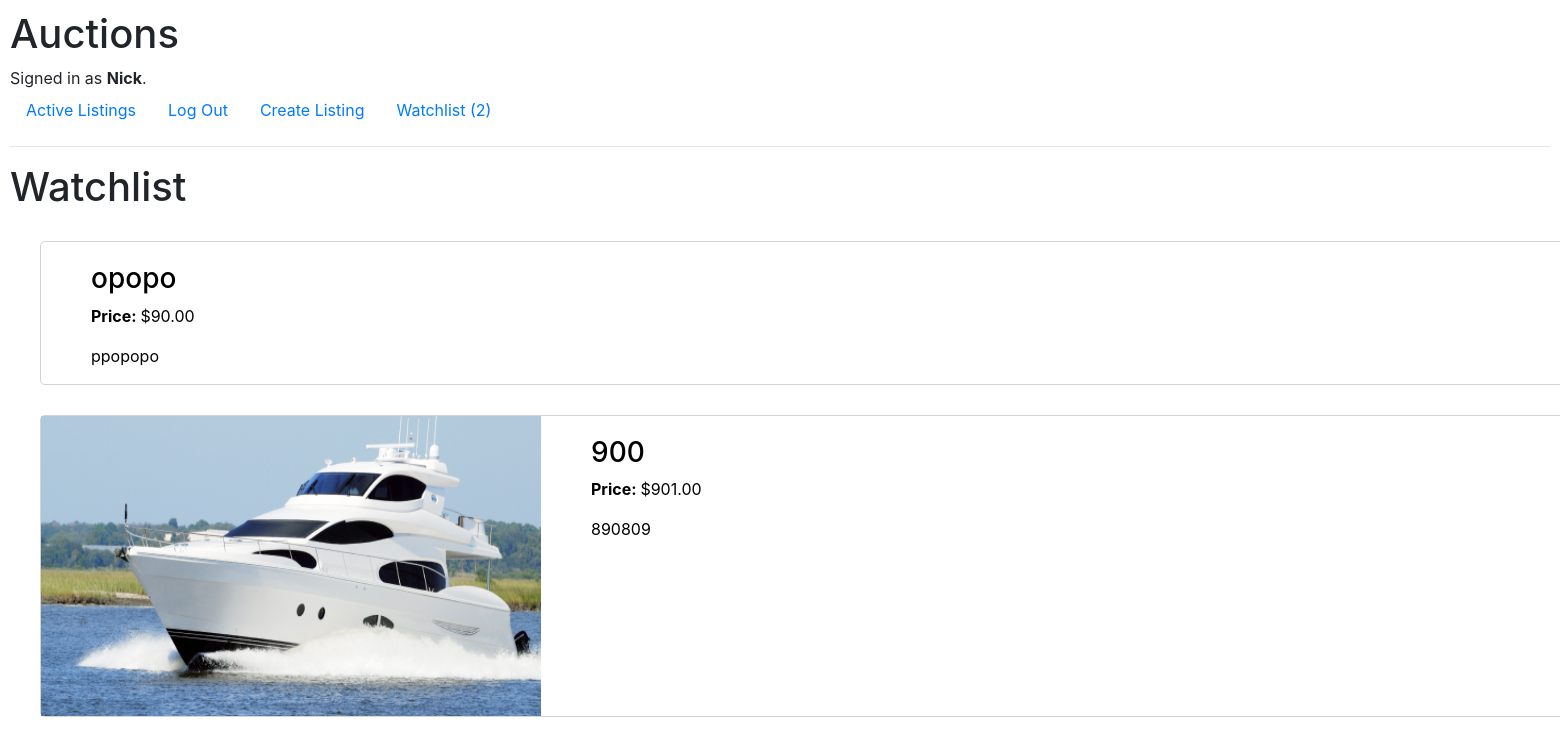
The app's page /watchlist (signed in) with its own data.
### auctions/models.py (models this page shows, shortened)
class User(AbstractUser):
    def __str__(self):
        return f"{self.username}"

class Listing(models.Model):
    title = models.CharField(max_length=64)
    description = models.TextField()
    price = models.IntegerField()
    image = models.ImageField(upload_to="images", null=True, blank=True)
    category = models.ForeignKey(Category, on_delete=models.CASCADE, related_name="listings", blank=True, null=True)
    owner = models.ForeignKey(User, on_delete=models.CASCADE, related_name="listings")
    watched = models.ManyToManyField(User, blank=True, related_name="watchlist")
    active = models.BooleanField(default=True)

### auctions/views.py (the view)
# urls.py: path("watchlist", views.watchlist, name="watchlist"),
def watchlist(request):
    if request.user.is_authenticated:
        return render(request, "auctions/watchlist.html", {
            "listings": request.user.watchlist.all()
        })

### auctions/templates/auctions/watchlist.html (shortened to what this page needs)
{% extends 'auctions/layout.html' %}
{% block body %}
    {% if user.is_authenticated %}
        <h1>Watchlist</h1>
        {% for listing in listings %}
            <a href="{% url 'open-listing' listing.pk %}" class="listing-link">
                <div class="listing-container">
                    {% if listing.image %}
                        <div class="listing-img">
                            <img src="{{ listing.image.url }}" alt="" height="300">
                        </div>
                    {% endif %}
                    <div class="listing-txt">
                        <h3>{{ listing.title }}</h3>
                        <p><span class="price">Price: </span>${{ listing.price }}.00</p>
                        <p>{{ listing.description }}</p>
                    </div>
                </div>
            </a>
        {% endfor %}
    {% endif %}
{% endblock %}

### auctions/templates/auctions/layout.html (shortened to what this page needs)
{% load static %}
<!DOCTYPE html>
<html lang="en">
    <head>
        <link rel="stylesheet" href="https://stackpath.bootstrapcdn.com/bootstrap/4.4.1/css/bootstrap.min.css">
        <link href="{% static 'auctions/styles.css' %}" rel="stylesheet">
    </head>
    <body>
        <h1>Auctions</h1>
        <div>
            {% if user.is_authenticated %}
                Signed in as <strong>{{ user.username }}</strong>.
            {% else %}
                Not signed in.
            {% endif %}
        </div>
        <ul class="nav">
            <li class="nav-item">
                <a class="nav-link" href="{% url 'index' %}">Active Listings</a>
            </li>
            {% if user.is_authenticated %}
                <li class="nav-item">
                    <a class="nav-link" href="{% url 'logout' %}">Log Out</a>
                </li>
                <li class="nav-item">
                    <a href="{% url 'create-listing' %}" class="nav-link">Create Listing</a>
                </li>
                <li class="nav-item">
                    <a href="{% url 'watchlist' %}" class="nav-link">Watchlist ({{ user.watchlist.all.count }})</a>
                </li>
            {% endif %}
        </ul>
        <hr>
        {% block body %}
        {% endblock %}
    </body>
</html>

### auctions/static/auctions/styles.css (style rules this page uses)
body { padding: 10px; }
* { box-sizing: border-box; }
.listing-container { width: 1700px; margin: 30px; border: 1px solid lightgrey; border-radius: 5px; display: flex; }
a.listing-link:link { color: black; }
.listing-txt { margin: 20px 0 0 50px; }
.listing-img { width: 500px; display: flex; justify-content: center; }
.listing-img img { max-width: 500px; }
.price { font-weight: 700; }

### records on screen
User: username "Nick", watchlist.all.count "2"
Listing: title "opopo", price "90", description "ppopopo"
Listing: image (picture), title "900", price "901", description "890809"
